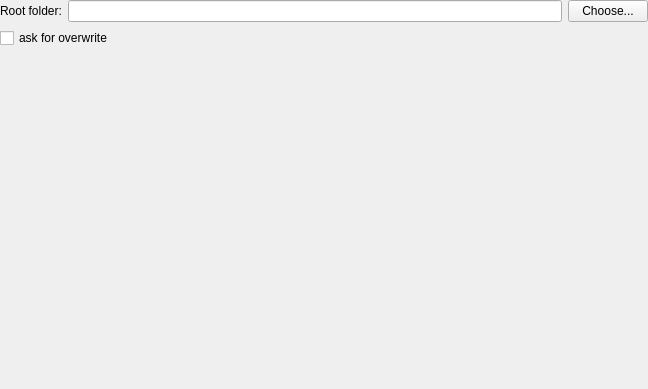
<?xml version="1.0" encoding="UTF-8"?>
<ui version="4.0">
 <class>FileSystemStorageHelper</class>
 <widget class="QWidget" name="FileSystemStorageHelper">
  <property name="geometry">
   <rect>
    <x>0</x>
    <y>0</y>
    <width>648</width>
    <height>389</height>
   </rect>
  </property>
  <property name="windowTitle">
   <string>Form</string>
  </property>
  <layout class="QGridLayout" name="gridLayout">
   <property name="margin">
    <number>0</number>
   </property>
   <item row="2" column="1">
    <spacer name="verticalSpacer">
     <property name="orientation">
      <enum>Qt::Vertical</enum>
     </property>
     <property name="sizeHint" stdset="0">
      <size>
       <width>20</width>
       <height>235</height>
      </size>
     </property>
    </spacer>
   </item>
   <item row="0" column="0">
    <widget class="QLabel" name="label_2">
     <property name="text">
      <string>Root folder:</string>
     </property>
    </widget>
   </item>
   <item row="0" column="1">
    <widget class="QLineEdit" name="objectsRoot"/>
   </item>
   <item row="0" column="2">
    <widget class="QPushButton" name="bChooseObjectsRoot">
     <property name="text">
      <string>Choose...</string>
     </property>
    </widget>
   </item>
   <item row="1" column="0" colspan="3">
    <widget class="QCheckBox" name="askOverWrite">
     <property name="layoutDirection">
      <enum>Qt::LeftToRight</enum>
     </property>
     <property name="text">
      <string>ask for overwrite</string>
     </property>
    </widget>
   </item>
  </layout>
 </widget>
 <resources/>
 <connections/>
</ui>
